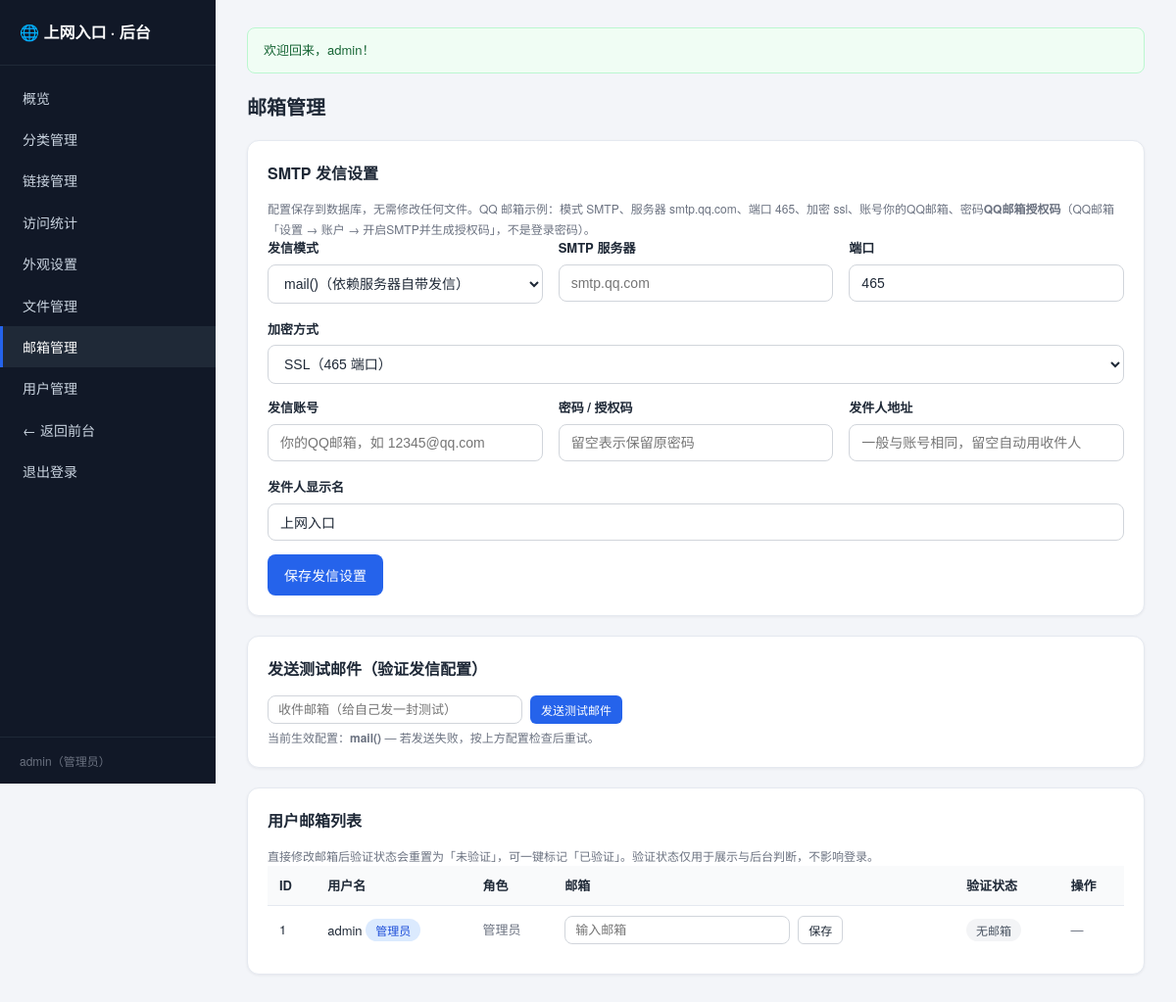
Page /admin/emails.php (signed in) on the committed database.
### tables this page shows
CREATE TABLE IF NOT EXISTS `users` (
  `id` INT UNSIGNED AUTO_INCREMENT PRIMARY KEY,
  `username` VARCHAR(50) NOT NULL UNIQUE,
  `email` VARCHAR(191) NULL DEFAULT NULL,
  `email_verified` TINYINT NOT NULL DEFAULT 0 COMMENT '1=邮箱已验证 0=未验证',
  `phone` VARCHAR(50) NOT NULL DEFAULT '',
  `real_name` VARCHAR(50) NOT NULL DEFAULT '',
  `password_hash` VARCHAR(255) NOT NULL,
  `role` ENUM('admin','user') NOT NULL DEFAULT 'user',
  `status` TINYINT NOT NULL DEFAULT 1 COMMENT '1=正常 0=禁用',
  `created_at` TIMESTAMP NOT NULL DEFAULT CURRENT_TIMESTAMP,
  `last_login_at` TIMESTAMP NULL DEFAULT NULL,
  UNIQUE KEY `uk_users_email` (`email`)
);

### app/db.php (called while the page is built)
<?php
require_once __DIR__ . '/functions.php';
function db(): PDO
{
    static $pdo = null;
    if ($pdo === null) {
        $c = config('db');
        $dsn = "mysql:host={$c['host']};port={$c['port']};dbname={$c['name']};charset={$c['charset']}";
        try {
            $pdo = new PDO($dsn, $c['user'], $c['pass'], [
                PDO::ATTR_ERRMODE            => PDO::ERRMODE_EXCEPTION,
                PDO::ATTR_DEFAULT_FETCH_MODE => PDO::FETCH_ASSOC,
                PDO::ATTR_EMULATE_PREPARES   => false,
            ]);
        } catch (PDOException $e) {
            http_response_code(500);
            exit('数据库连接失败，请检查 app/config.php 中的数据库配置。错误详情：'
                . htmlspecialchars($e->getMessage(), ENT_QUOTES, 'UTF-8'));
        }
    }
    return $pdo;
}

### app/auth.php (called while the page is built, shortened)
<?php
function current_user(): ?array
{
    static $user = false;
    if ($user === false) {
        $stmt = db()->prepare('SELECT id, username, email, email_verified, phone, real_name, role, status, created_at, last_login_at FROM users WHERE id = ? LIMIT 1');
        $stmt->execute([(int)$_SESSION['user_id']]);
        $row = $stmt->fetch();
        if ($row === false || (int)$row['status'] !== 1) {
            unset($_SESSION['user_id']);
            $user = null;
        } else {
            $user = $row;
        }
    }
    return $user;
}
function is_admin(): bool
{
    $user = current_user();
    return $user !== null && $user['role'] === 'admin';
}
function require_admin(): void
{
    if (!is_admin()) {
        http_response_code(403);
        exit('无权访问该页面。');
    }
}

### app/config.php (called while the page is built)
<?php
return [
    'db' => [
        'host'    => getenv('DB_HOST') ?: '127.0.0.1',
        'port'    => getenv('DB_PORT') ?: '3306',
        'name'    => getenv('DB_NAME') ?: 'net_portal',
        'user'    => getenv('DB_USER') ?: 'root',
        'pass'    => getenv('DB_PASS') ?: '',
        'charset' => 'utf8mb4',
    ],
    'site' => [
        'name'     => getenv('SITE_NAME') ?: '上网入口',
        'base_url' => getenv('SITE_BASE_URL') ?: '',
    ],
    'app' => [
        'registration_open' => getenv('REG_OPEN') !== '0',
        'debug' => getenv('APP_DEBUG') === '1',
    ],
    'mail' => [
        'mode'      => getenv('MAIL_MODE') ?: 'mail',
        'host'      => getenv('MAIL_HOST') ?: '',
        'port'      => getenv('MAIL_PORT') ?: '465',
        'secure'    => getenv('MAIL_SECURE') ?: 'ssl',
        'user'      => getenv('MAIL_USER') ?: '',
        'pass'      => getenv('MAIL_PASS') ?: '',
        'from'      => getenv('MAIL_FROM') ?: '',
        'from_name' => getenv('MAIL_FROM_NAME') ?: '上网入口',
    ],
];

### app/mailer.php (called while the page is built, shortened)
<?php
function mail_config(): array
{
    $cfg  = config('mail', []);
    $dbOf = static function (string $key, string $fallback): string {
        $v = setting('mail_' . $key);
        return $v !== '' ? $v : $fallback;
    };
    return [
        'mode'      => $dbOf('mode', (string)($cfg['mode'] ?? 'mail')),
        'host'      => $dbOf('host', (string)($cfg['host'] ?? '')),
        'port'      => (int)$dbOf('port', (string)($cfg['port'] ?? 465)),
        'secure'    => $dbOf('secure', (string)($cfg['secure'] ?? 'ssl')),
        'user'      => $dbOf('user', (string)($cfg['user'] ?? '')),
        'pass'      => $dbOf('pass', (string)($cfg['pass'] ?? '')),
        'from'      => $dbOf('from', (string)($cfg['from'] ?? '')),
        'from_name' => $dbOf('from_name', (string)($cfg['from_name'] ?? '上网入口')),
    ];
}

### app/settings.php (called while the page is built, shortened)
<?php
require_once __DIR__ . '/db.php';
function ensure_settings_table(): void
{
    static $done = false;
    if ($done) {
        return;
    }
    $done = true;
    try {
        $rows = db()->query('SELECT COUNT(*) FROM `settings`')->fetchColumn();
    } catch (Throwable $e) {
    }
}
function setting(string $key, string $default = ''): string
{
    ensure_settings_table();
    static $cache = null;
    if ($cache === null) {
        $cache = [];
        try {
            foreach (db()->query('SELECT skey, svalue FROM `settings`') as $row) {
                $cache[$row['skey']] = (string)$row['svalue'];
            }
        } catch (Throwable $e) {
            $cache = [];
        }
    }
    return DEFAULT_SETTINGS[$key] ?? '';
}
function ensure_user_settings_table(): void
{
    $done = true;
}

### public/admin/emails.php (the view, shortened to what this page needs)
<?php
require_admin();
$db = db();
$users = $db->query(
    'SELECT id, username, email, email_verified, role FROM users ORDER BY id ASC'
)->fetchAll();
$mailCfg = mail_config();
$active    = 'emails';
include __DIR__ . '/partials/header.php';
?>
<h1 class="page-title">邮箱管理</h1>
<div class="panel">
  <h2 class="panel-title">SMTP 发信设置</h2>
  <p class="form-hint">配置保存到数据库，无需修改任何文件。QQ 邮箱示例：模式 SMTP、服务器 smtp.qq.com、端口 465、加密 ssl、账号你的QQ邮箱、密码<strong>QQ邮箱授权码</strong>（QQ邮箱「设置 → 账户 → 开启SMTP并生成授权码」，不是登录密码）。</p>
  <form method="post" action="emails.php">
    <div class="form-row">
      <div class="form-col">
        <label for="mail_mode">发信模式</label>
        <select class="input" id="mail_mode" name="mail_mode">
          <option value="mail" <?= $mailCfg['mode'] === 'mail' ? 'selected' : '' ?>>mail()（依赖服务器自带发信）</option>
        </select>
      </div>
      <div class="form-col">
        <label for="mail_host">SMTP 服务器</label>
        <input class="input" type="text" id="mail_host" name="mail_host" maxlength="255"
               value="<?= e($mailCfg['host']) ?>" placeholder="smtp.qq.com">
      </div>
      <div class="form-col">
        <label for="mail_port">端口</label>
        <input class="input" type="number" id="mail_port" name="mail_port" min="1" max="65535"
               value="<?= (int)$mailCfg['port'] ?>">
      </div>
      <div class="form-col">
        <label for="mail_secure">加密方式</label>
        <select class="input" id="mail_secure" name="mail_secure">
          <option value="ssl"  <?= $mailCfg['secure'] === 'ssl' ? 'selected' : '' ?>>SSL（465 端口）</option>
        </select>
      </div>
    </div>
    <div class="form-row">
      <div class="form-col">
        <label for="mail_user">发信账号</label>
        <input class="input" type="text" id="mail_user" name="mail_user" maxlength="255"
               value="<?= e($mailCfg['user']) ?>" placeholder="你的QQ邮箱，如 12345@qq.com">
      </div>
      <div class="form-col">
        <label for="mail_pass">密码 / 授权码</label>
        <input class="input" type="password" id="mail_pass" name="mail_pass" maxlength="255"
               placeholder="留空表示保留原密码">
      </div>
      <div class="form-col">
        <label for="mail_from">发件人地址</label>
        <input class="input" type="email" id="mail_from" name="mail_from" maxlength="255"
               value="<?= e($mailCfg['from']) ?>" placeholder="一般与账号相同，留空自动用收件人">
      </div>
      <div class="form-col">
        <label for="mail_from_name">发件人显示名</label>
        <input class="input" type="text" id="mail_from_name" name="mail_from_name" maxlength="100"
               value="<?= e($mailCfg['from_name']) ?>" placeholder="如：上网入口">
      </div>
    </div>
    <button class="btn btn-primary" type="submit">保存发信设置</button>
  </form>
</div>
<div class="panel">
  <h2 class="panel-title">发送测试邮件（验证发信配置）</h2>
  <form class="form-inline" method="post" action="emails.php">
    <input class="input input-sm" type="email" name="test_to" placeholder="收件邮箱（给自己发一封测试）" required maxlength="191" style="width:260px">
    <button class="btn btn-primary btn-sm" type="submit">发送测试邮件</button>
  </form>
  <p class="form-hint">
    当前生效配置：<strong><?= $mailCfg['mode'] === 'smtp' ? 'SMTP' : 'mail()' ?></strong>
    — 若发送失败，按上方配置检查后重试。
  </p>
</div>
<div class="panel">
  <h2 class="panel-title">用户邮箱列表</h2>
  <p class="form-hint">直接修改邮箱后验证状态会重置为「未验证」，可一键标记「已验证」。验证状态仅用于展示与后台判断，不影响登录。</p>
  <?php if (!$users): ?>
    <p class="empty-tip">暂无用户。</p>
  <?php else: ?>
    <div class="table-scroll">
      <table class="table">
        <thead>
          <tr><th>ID</th><th>用户名</th><th>角色</th><th>邮箱</th><th>验证状态</th><th>操作</th></tr>
        </thead>
        <tbody>
        <?php foreach ($users as $user): ?>
          <tr>
            <td><?= (int)$user['id'] ?></td>
            <td>
              <?= e($user['username']) ?>
              <?php if ($user['role'] === 'admin'): ?><span class="badge badge-admin">管理员</span><?php endif; ?>
            </td>
            <td class="cell-muted"><?= $user['role'] === 'admin' ? '管理员' : '普通用户' ?></td>
            <td>
              <form class="form-inline" method="post" action="emails.php">
                <input class="input input-sm" type="email" name="email" value="<?= e($user['email'] ?? '') ?>" placeholder="输入邮箱" maxlength="191" style="width:230px">
                <button class="btn btn-outline btn-sm" type="submit">保存</button>
              </form>
            </td>
            <td>
              <?php if ($user['email'] !== '' && $user['email'] !== null): ?>
                <?php if ((int)$user['email_verified'] === 1): ?>
                  <span class="badge badge-on">已验证</span>
                <?php else: ?>
                  <span class="badge badge-off">未验证</span>
                <?php endif; ?>
              <?php else: ?>
                <span class="badge">无邮箱</span>
              <?php endif; ?>
            </td>
            <td class="cell-actions">
              <?php if ($user['email'] !== '' && $user['email'] !== null): ?>
                <form class="form-inline" method="post" action="emails.php">
                  <?= csrf_field() ?>
                  <input type="hidden" name="action" value="toggle_verified">
                  <input type="hidden" name="id" value="<?= (int)$user['id'] ?>">
                  <button class="btn btn-outline btn-sm" type="submit">
                    <?= (int)$user['email_verified'] === 1 ? '取消已验证' : '标记已验证' ?>
                  </button>
                </form>
                <form class="form-inline" method="post" action="emails.php" data-confirm="确定清除该用户的邮箱？">
                  <?= csrf_field() ?>
                  <input type="hidden" name="action" value="clear_email">
                  <input type="hidden" name="id" value="<?= (int)$user['id'] ?>">
                  <button class="btn btn-outline btn-sm" type="submit">清除</button>
                </form>
              <?php else: ?>
                <span class="cell-muted">—</span>
              <?php endif; ?>
            </td>
          </tr>
        <?php endforeach; ?>
        </tbody>
      </table>
    </div>
  <?php endif; ?>
</div>
<?php include __DIR__ . '/partials/footer.php'; ?>

### public/admin/partials/header.php (shortened to what this page needs)
<?php
$navItems = [
    'index'    => ['概览', 'index.php'],
    'category' => ['分类管理', 'category.php'],
    'link'     => ['链接管理', 'link.php'],
    'stats'    => ['访问统计', 'stats.php'],
    'settings' => ['外观设置', 'settings.php'],
    'uploads'  => ['文件管理', 'uploads.php'],
    'emails'   => ['邮箱管理', 'emails.php'],
    'user'     => ['用户管理', 'user.php'],
];
?>
<!DOCTYPE html>
<html lang="zh-CN">
<head>
<link rel="stylesheet" href="../assets/css/style.css?v=<?= (int)filemtime(__DIR__ . '/../../assets/css/style.css') ?>">
</head>
<body class="admin-body">
<div class="admin-layout">
  <aside class="admin-sidebar">
    <div class="admin-brand">🌐 上网入口 · 后台</div>
    <nav class="admin-nav">
      <?php foreach ($navItems as $key => $item): ?>
        <a href="<?= $item[1] ?>" class="<?= $active === $key ? 'active' : '' ?>"><?= e($item[0]) ?></a>
      <?php endforeach; ?>
      <a href="../index.php">← 返回前台</a>
      <a href="../logout.php">退出登录</a>
    </nav>
    <div class="admin-user"><?= e(current_user()['username']) ?>（管理员）</div>
  </aside>
  <main class="admin-main">
    <div class="admin-container">
      <?= flash_render() ?>

### public/assets/css/style.css (style rules this page uses)
:root { --primary: #2563eb; --primary-dark: color-mix(in srgb, var(--primary) 78%, #000); --primary-light: color-mix(in srgb, var(--primary) 12%, #fff); --bg: #f3f5f9; --card: #ffffff; --border: #e5e9f0; --text: #1f2937; --muted: #6b7280; --success: #16a34a; --danger: #dc2626; --warning: #d97706; --radius: 12px; --shadow: 0 1px 3px rgba(17, 24, 39, .06); --shadow-lg: 0 10px 25px rgba(17, 24, 39, .1); }
* { box-sizing: border-box; margin: 0; padding: 0; }
html { -webkit-text-size-adjust: 100%; }
body { font-family: "Microsoft YaHei", "PingFang SC", "Helvetica Neue", system-ui, sans-serif; background: var(--bg); color: var(--text); line-height: 1.6; font-size: 14px; }
a { color: var(--primary); text-decoration: none; }
main { min-height: calc(100vh - 160px); padding-top: 24px; padding-bottom: 48px; }
.page-title { font-size: 20px; font-weight: 700; margin-bottom: 18px; }
.form-group label, .form-col label { display: block; font-size: 13px; font-weight: 600; margin-bottom: 6px; }
.form-hint { font-size: 12px; color: var(--muted); margin-top: 4px; }
.input { width: 100%; padding: 10px 12px; border: 1px solid #d1d5db; border-radius: 8px; font-size: 14px; background: #fff; color: var(--text); }
.input-sm { width: auto; padding: 6px 10px; font-size: 13px; }
select.input { appearance: auto; }
.form-inline { display: flex; align-items: center; gap: 8px; flex-wrap: wrap; }
.btn { display: inline-flex; align-items: center; justify-content: center; gap: 6px; padding: 10px 16px; border: 1px solid transparent; border-radius: 8px; font-size: 14px; font-weight: 500; cursor: pointer; white-space: nowrap; transition: background .15s ease, border-color .15s ease, color .15s ease; }
.btn-primary { background: var(--primary); color: #fff; }
.btn-outline { background: #fff; border-color: #d1d5db; color: var(--text); }
.btn-sm { padding: 5px 10px; font-size: 12px; border-radius: 6px; }
.admin-body { background: var(--bg); }
.admin-layout { display: flex; min-height: 100vh; }
.admin-sidebar { flex: 0 0 220px; width: 220px; background: #111827; color: #cbd5e1; display: flex; flex-direction: column; position: sticky; top: 0; height: 100vh; }
.admin-brand { padding: 20px; font-size: 16px; font-weight: 700; color: #fff; border-bottom: 1px solid #1f2937; }
.admin-nav { flex: 1; padding: 12px 0; }
.admin-nav a { display: block; padding: 10px 20px; color: #cbd5e1; font-size: 14px; border-left: 3px solid transparent; transition: background .15s ease, color .15s ease; }
.admin-nav a.active { background: #1f2937; color: #fff; border-left-color: var(--primary); }
.admin-user { padding: 14px 20px; font-size: 12px; color: #6b7280; border-top: 1px solid #1f2937; }
.admin-main { flex: 1; min-width: 0; padding: 28px 32px 48px; }
.admin-container { max-width: 1100px; margin: 0 auto; }
.panel { background: var(--card); border: 1px solid var(--border); border-radius: var(--radius); padding: 20px; margin-bottom: 20px; box-shadow: var(--shadow); }
.panel-title { font-size: 16px; font-weight: 700; margin-bottom: 14px; }
.table-scroll { overflow-x: auto; }
.table { width: 100%; border-collapse: collapse; background: #fff; font-size: 13px; }
.table th { text-align: left; padding: 10px 12px; background: #f9fafb; border-bottom: 1px solid var(--border); font-weight: 600; white-space: nowrap; }
.table td { padding: 10px 12px; border-bottom: 1px solid var(--border); vertical-align: middle; }
.table tr:last-child td { border-bottom: 0; }
.cell-muted { color: var(--muted); }
.cell-actions { white-space: nowrap; }
.badge { display: inline-block; padding: 2px 10px; border-radius: 999px; font-size: 12px; background: #f3f4f6; color: #4b5563; white-space: nowrap; }
.badge-admin { background: #dbeafe; color: #1d4ed8; }
.form-row { display: flex; gap: 16px; flex-wrap: wrap; margin-bottom: 14px; }
.form-col { flex: 1 1 240px; min-width: 0; }
.form-col label { display: block; font-size: 13px; font-weight: 600; margin-bottom: 6px; }

### rows in the picture
users: username "admin", id "1", role "管理员", shows "无邮箱"

### other values in the picture
$item[0] "概览"
$item[0] "分类管理"
$item[0] "链接管理"
$item[0] "访问统计"
$item[0] "外观设置"
$item[0] "文件管理"
$item[0] "邮箱管理"
$item[0] "用户管理"
$flash['message'] "欢迎回来，admin！"
